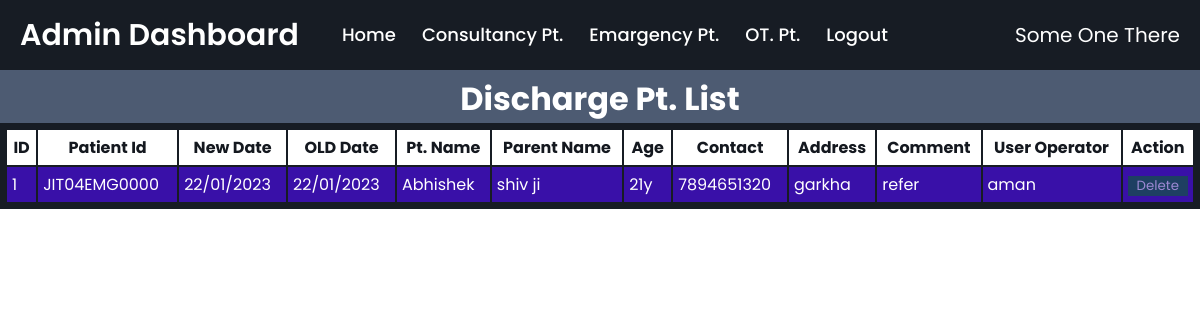
Screenshot of /viewDischarge.php with the database file from the repository.
### tables this page shows
CREATE TABLE `dischargetp` (
  `id` int(255) NOT NULL,
  `invoiceid` varchar(255) NOT NULL,
  `olddate` varchar(255) NOT NULL,
  `name` varchar(255) NOT NULL,
  `prname` varchar(255) NOT NULL,
  `age` varchar(255) NOT NULL,
  `contact` varchar(255) NOT NULL,
  `address` varchar(255) NOT NULL,
  `dischargedate` varchar(255) NOT NULL,
  `comment` varchar(255) NOT NULL,
  `user` varchar(255) NOT NULL
);

### viewDischarge.php (the view, shortened to what this page needs)
<!DOCTYPE html>
<html lang="en">
<head>
  <link rel="stylesheet" href="css/style.css">
  <link rel="stylesheet" href="css/viewOPD.css">
</head>
<body>
  <div class="wrapper">
    <nav>
      <div class="content">
      <div class="logo"><a href="#">Admin Dashboard</a></div>
         <ul class="links">
          <li><a href="dashboard.php">Home</a></li>
          <li>
            <a href="#" class="desktop-link">Consultancy Pt.</a>
          </li>
          <li>
            <a href="#" class="desktop-link">Emargency Pt.</a>
          </li>
          <li>
            <a href="#" class="desktop-link">OT. Pt.</a>
          </li>
          <li><a href="adminlogout.php">Logout</a></li>
        </ul>
      </div>
      <label for="" class="someone-class">Some One There</label>
    </nav>
  </div>
  <center><h1 style="padding-top: 75px; background-color:#4d5b72 ; color:#fff;">Discharge Pt. List</h1></center>
  <table class="design-table" style="background-color:#171c24;">
          <tr>
            <th>ID</th>
            <th>Patient Id</th>
            <th>New Date</th>
            <th>OLD Date</th>
            <th>Pt. Name</th>
            <th>Parent Name</th>
            <th>Age</th>
            <th>Contact</th>
            <th>Address</th>
            <th>Comment</th>
            <th>User Operator</th>
            <th colspan="3";>Action</th>
          </tr>
          <tbody>
            <?php
              include 'db_con.php';
              $selectquery = " select * from dischargetp ORDER BY id DESC";
              $query = mysqli_query($con, $selectquery);
              while ($res = mysqli_fetch_array($query)) {
                  ?>
                <tr>
                 <td> <?php echo $res['id']; ?> </td>
                 <td> <?php echo $res['invoiceid']; ?> </td>
                 <td> <?php echo $res['dischargedate']; ?> </td>
                 <td> <?php echo $res['olddate']; ?> </td>
                 <td> <?php echo $res['name']; ?> </td>
                 <td> <?php echo $res['prname']; ?> </td>
                 <td> <?php echo $res['age']; ?> </td>
                 <td> <?php echo $res['contact']; ?> </td>
                 <td> <?php echo $res['address']; ?> </td>
                 <td> <?php echo $res['comment']; ?> </td>
                 <td> <?php echo $res['user']; ?> </td>
                 <td><button>Delete</button></td>
                </tr>
            <?php
              }
            ?>
          </tbody>
        </table>
</body>
</html>

### css/style.css (style rules this page uses)
* { margin: 0; padding: 0; box-sizing: border-box; text-decoration: none; font-family: 'Poppins', sans-serif; }
.wrapper { background: #171c24; position: fixed; width: 100%; z-index : 1; }
.wrapper nav { position: relative; display: flex; max-width: calc(100% - 200px); margin: 0 auto; height: 70px; align-items: center; justify-content: space-between; }
nav .content { display: flex; align-items: center; }
nav .content .links { margin-left: 80px; display: flex; }
.content .logo a { color: #fff; font-size: 30px; font-weight: 600; }
.content .links li { list-style: none; line-height: 70px; }
.content .links li a, .content .links li label { color: #fff; font-size: 18px; font-weight: 500; padding: 9px 17px; border-radius: 5px; transition: all 0.3s ease; }
.someone-class { color: #fff; font-size: 20px; }
@media screen and (max-width: 1250px) { .wrapper nav { max-width: 100%; padding: 0 20px; } }
@media screen and (max-width: 1250px) { nav .content .links { margin-left: 30px; } }
@media screen and (max-width: 1250px) { .content .links li a { padding: 8px 13px; } }

### css/viewOPD.css (style rules this page uses)
* { margin: 0; padding: 0; box-sizing: border-box; text-decoration: none; font-family: 'Poppins', sans-serif; }
.wrapper { background: #171c24; position: fixed; width: 100%; z-index: 1; }
.wrapper nav { position: relative; display: flex; max-width: calc(100% - 200px); margin: 0 auto; height: 70px; align-items: center; justify-content: space-between; }
nav .content { display: flex; align-items: center; }
nav .content .links { margin-left: 80px; display: flex; }
.content .logo a { color: #fff; font-size: 30px; font-weight: 600; }
.content .links li { list-style: none; line-height: 70px; }
.content .links li a, .content .links li label { color: #fff; font-size: 18px; font-weight: 500; padding: 9px 17px; border-radius: 5px; transition: all 0.3s ease; }
@media screen and (max-width: 1250px) { .wrapper nav { max-width: 100%; padding: 0 20px; } }
@media screen and (max-width: 1250px) { nav .content .links { margin-left: 30px; } }
@media screen and (max-width: 1250px) { .content .links li a { padding: 8px 13px; } }
.design-table { width: 100%; padding: 5px; }
.design-table tr th { height: 35px; padding: 5px; background-color: #fff; color: #14181f; }
.design-table tr td { padding: 5px; height: 100%; }
.design-table tr { background-color: rgb(131, 130, 128); }
.design-table tr td button { width: 100%; height: 100%; border: none; background-color: rgb(4, 110, 31); color: #fff; opacity: 0.5; transition: 0.3s; }
.design-table tr,td:nth-child(odd) { background-color: #3910a8; color: #fff; }

### rows the page displays
dischargetp: id "1", invoiceid "JIT04EMG0000", dischargedate "22/01/2023", olddate "22/01/2023", name "Abhishek", prname "shiv ji", age "21y", contact "7894651320", address "garkha", comment "refer", user "aman"
